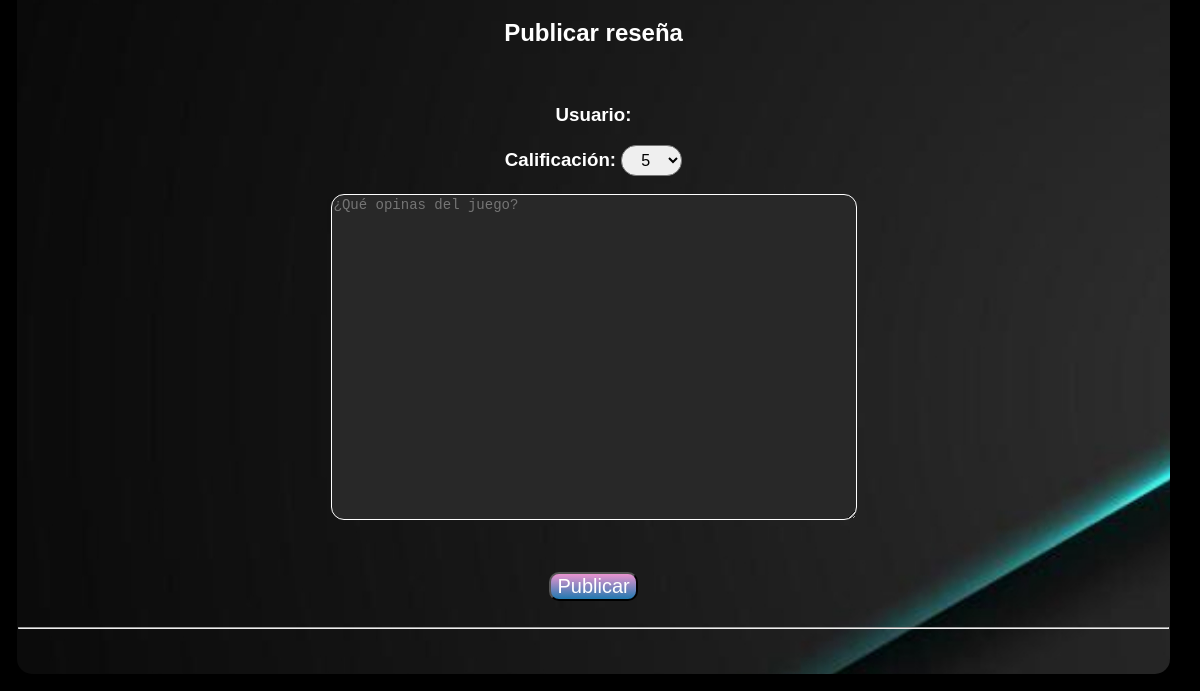
/resProducto.php?id=2 (lower part), run on an earlier commit of the app's database.
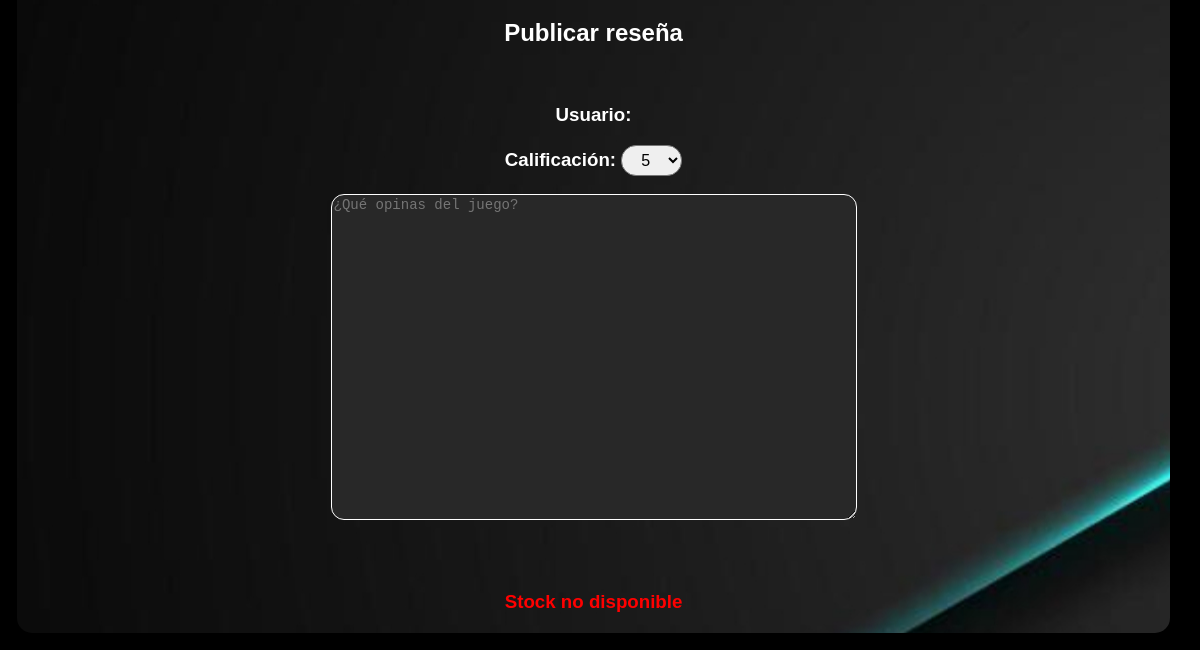
And on a later commit of the database.
### tables this page shows
CREATE TABLE `producto` (
  `id_Producto` int NOT NULL AUTO_INCREMENT,
  `nombre_Producto` varchar(255) NOT NULL,
  `descripcion_Producto` varchar(1500) NOT NULL,
  `stock_Producto` int NOT NULL,
  `precioUnitario_Producto` float NOT NULL,
  `imagen_Producto` varchar(255) NOT NULL,
  `estrellas_Producto` int NOT NULL,
  `categoria_Producto` varchar(255) NOT NULL,
  PRIMARY KEY (`id_Producto`)
);

### resProducto.php (the view, shortened to what this page needs)
<html style="background-color: black;">
    <head>
        <link rel="stylesheet" type="text/css" href="estilos/estilos.css">
    </head>
    <body style="background-color: black;">
        <?php
            include ("metodos.php");
            echo"<br><br><br><br><br>";
            $idProd = $_GET['id'];
            $usuario = $_SESSION['user'];
            $conexion = conectarMysql();
            if(!$conexion){
                echo "ERROR";
            }
            else{
                $sql = "SELECT * FROM producto WHERE id_Producto=$idProd";
                $result = $conexion->query($sql);
            }
            if($result->num_rows > 0){
                while($row = $result->fetch_assoc()){
                    echo "<br><br><br><p align='center'><img src='Recursos/fotosProductos/".$row['imagen_Producto']."' alt='IMAGEN NO DISPONIBLE'></p>";
                    echo "<TABLE class='estandarTablaDesign2' CELLSPACING=0 CELLPADDING=7>"
                            ."<TR>"
                                ."<TD width=100% align='center'>"
                                    ."<TABlE>"
                                        ."<TR>"
                                            ."<TD width=100% align='center' class='formDesign' class='imagenLogin'>"
                                                ."<div style='text-align: center;'>"
                                                    ."<br>"
                                                    ."<div tabindex='0' id='inicio'><H2>"
                                                    .$row['nombre_Producto']
                                                    ."</H2></div>"
                                                    ."<HR><br><br></HR>"
                                                    ."<div>"
                                                        .""
                                                        .""
                                                        ."<form name='form' action='publicarRes.php' method='post'>"
                                                            ."<h3><p>".$row['descripcion_Producto']."</p></h3>"
                                                            ."<br><br><hr><br><br>"
                                                            ."<h2>Publicar reseña</h2><br>"
                                                            ."<h3>Usuario:</h3> $usuario"
                                                            ."<h3>Calificación: "
                                                                ."<select class='camposDesign' name='calif' size='1' required>"
                                                                    ."<option>5</option>"
                                                                    ."<option>4</option>"
                                                                    ."<option>3</option>"
                                                                    ."<option>2</option>"
                                                                    ."<option>1</option>"
                                                                ."</select>"
                                                            ."</h3>"
                                                            ."<textarea name='res' placeholder='¿Qué opinas del juego?' size='200' maxlength='200' rows='20' cols='60' style='border: 1px solid #FFFFFF; background-color: #282828; color:white; border-radius: 13px; font-size: 14px;' required></textarea>"
                                                            ."</div>"
                                                            ."<br><br>";
                                                            if($row['stock_Producto']){
                                                                echo "<input class='btnQuitarDelCarrito' type='submit' value='Publicar'>"
                                                                ."<br><br><hr><br><br>"
                                                                ."</form>";
                                                            }else{
                                                                echo "<h3 style='color:red;'>Stock no disponible</h3>";
                                                            }
                                                    echo "</div>"
                                                ."</div>"
                                            ."</TD>"
                                            ."<TD>"
                                                ."&nbsp&nbsp"
                                            ."</TD>"
                                        ."</TR>"
                                    ."</TABlE>"
                                ."</TD>"
                            ."</TR>"
                    ."</TABLE>";
                }
            }
        ?>
    </body>
</html>

### metodos.php (shortened to what this page needs)
<html style="background-color: black;">
<head>
    <link rel="stylesheet" href="./estilos/estilo_tabla.css">
</head>
<body>
</body>
</html>

### estilos/estilos.css (style rules this page uses)
.estandarTablaDesign2 { background-color: rgb(0, 0, 0); margin: 0; padding: 0; width: 100%; height: 100%; background-size: cover; background-position: center; background-attachment: fixed; background-repeat: no-repeat; font-family: "Benton Sans", sans-serif; font-size: 16px; font-style: normal; font-weight: normal; color: #000000; }
.formDesign { background-color: black; background-image: url(../Recursos/iconos/fondoForm.jpg); color: white; border-radius: 15px; box-shadow: 7px 13px 37px black; }
.camposDesign { border: 12; padding: 5px 15px; text-align: center; font-size: 16px; border-radius: 15px; -moz-border-radius: 15px; -webkit-border-radius: 15px; }
input { background-color: white; color: black; }
.btnQuitarDelCarrito { font-size: 20px; color: white; background-color: black; border-radius:10px; outline:none; background-image: -webkit-linear-gradient(top, #eb94d0, #2079b0); background-image: -moz-linear-gradient(top, #eb94d0, #2079b0); background-image: -ms-linear-gradient(top, #eb94d0, #2079b0); background-image: -o-linear-gradient(top, #eb94d0, #2079b0); background-image: linear-gradient(to bottom, #eb94d0, #2079b0); }

What changed in the data, as far as the page shows it:
changed producto: value "Publicar" → (not shown); now shows "Stock no disponible"
